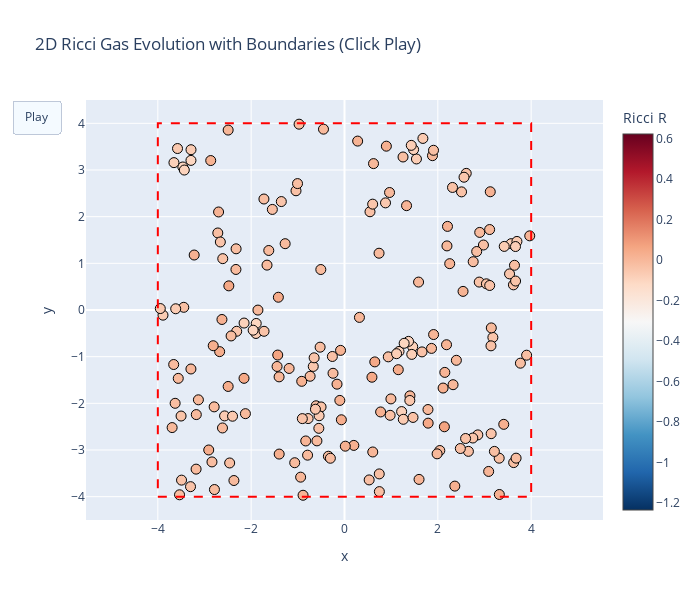

Notebook code cell kept with this figure:
### Markdown cell above
## Animation of Walker Evolution

### Code cell
# Create frames for animation (only show alive walkers)
frames = []

# Sample every 5th frame
for i, h in enumerate(history[::5]):
    # Only show alive walkers
    alive_mask = h['s'].bool()
    x_np = h['x'][alive_mask].numpy()
    R_np = h['R'][alive_mask].numpy()
    
    frame = go.Frame(
        data=[go.Scatter(
            x=x_np[:, 0],
            y=x_np[:, 1],
            mode='markers',
            marker=dict(
                size=10,
                color=R_np,
                colorscale='RdBu_r',
                cmin=min([h['R'][h['s'].bool()].min().item() if h['s'].sum() > 0 else 0 for h in history]),
                cmax=max([h['R'][h['s'].bool()].max().item() if h['s'].sum() > 0 else 0 for h in history]),
                colorbar=dict(title="Ricci R"),
                line=dict(width=1, color='black'),
            ),
        )],
        name=str(i * 5),
        layout=go.Layout(
            title=f"2D Ricci Gas Evolution (t={i*5}, alive={int(h['alive'])})"
        )
    )
    frames.append(frame)

# Initial frame (alive walkers only)
alive_mask_0 = history[0]['s'].bool()
x_np = history[0]['x'][alive_mask_0].numpy()
R_np = history[0]['R'][alive_mask_0].numpy()

fig = go.Figure(
    data=[go.Scatter(
        x=x_np[:, 0],
        y=x_np[:, 1],
        mode='markers',
        marker=dict(
            size=10,
            color=R_np,
            colorscale='RdBu_r',
            cmin=min([h['R'][h['s'].bool()].min().item() if h['s'].sum() > 0 else 0 for h in history]),
            cmax=max([h['R'][h['s'].bool()].max().item() if h['s'].sum() > 0 else 0 for h in history]),
            colorbar=dict(title="Ricci R"),
            line=dict(width=1, color='black'),
        ),
    )],
    frames=frames,
)

# Animation controls
fig.update_layout(
    title=f"2D Ricci Gas Evolution with Boundaries (Click Play)",
    xaxis=dict(range=[-4.5, 4.5], title="x", scaleanchor="y", scaleratio=1),
    yaxis=dict(range=[-4.5, 4.5], title="y"),
    width=700,
    height=600,
    updatemenus=[dict(
        type="buttons",
        buttons=[dict(label="Play", method="animate", args=[None, {"frame": {"duration": 100}}])]
    )]
)

# Add boundary lines
fig.add_shape(type="rect", x0=-4, y0=-4, x1=4, y1=4, 
              line=dict(color="red", width=2, dash="dash"))

fig.show()

print(f"✓ Animation ready ({len(frames)} frames)")
print(f"  Red dashed box shows boundaries [-4, 4]")

### Figure 1 — Plotly figure (JSON) as saved in the notebook; plotly's stock layout.template omitted (floating-point values rounded to 4 significant figures; data arrays with more than 128 entries replaced by an {"elided": "..."} marker saying what was removed)
{"data": [{"marker": {"cmax": 0.6215, "cmin": -1.235, "color": {"elided": "199 float values"}, "colorbar": {"title": {"text": "Ricci R"}}, "colorscale": [[0, "rgb(5,48,97)"], [0.1, "rgb(33,102,172)"], [0.2, "rgb(67,147,195)"], [0.3, "rgb(146,197,222)"], [0.4, "rgb(209,229,240)"], [0.5, "rgb(247,247,247)"], [0.6, "rgb(253,219,199)"], [0.7, "rgb(244,165,130)"], [0.8, "rgb(214,96,77)"], [0.9, "rgb(178,24,43)"], [1, "rgb(103,0,31)"]], "line": {"color": "black", "width": 1}, "size": 10}, "mode": "markers", "type": "scatter", "x": {"elided": "199 float values"}, "y": {"elided": "199 float values"}}], "layout": {"height": 600, "shapes": [{"line": {"color": "red", "dash": "dash", "width": 2}, "type": "rect", "x0": -4, "x1": 4, "y0": -4, "y1": 4}], "title": {"text": "2D Ricci Gas Evolution with Boundaries (Click Play)"}, "updatemenus": [{"buttons": [{"args": [null, {"frame": {"duration": 100}}], "label": "Play", "method": "animate"}], "type": "buttons"}], "width": 700, "xaxis": {"range": [-4.5, 4.5], "scaleanchor": "y", "scaleratio": 1, "title": {"text": "x"}}, "yaxis": {"range": [-4.5, 4.5], "title": {"text": "y"}}}}
